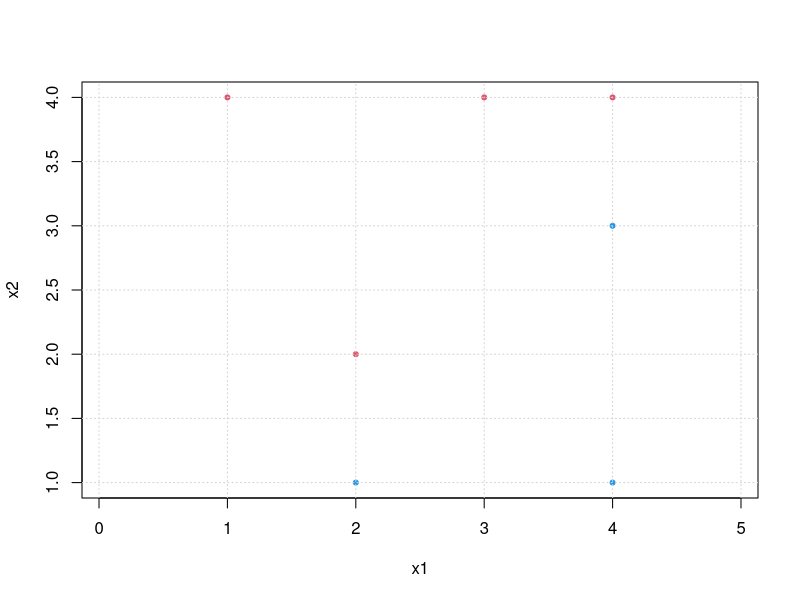
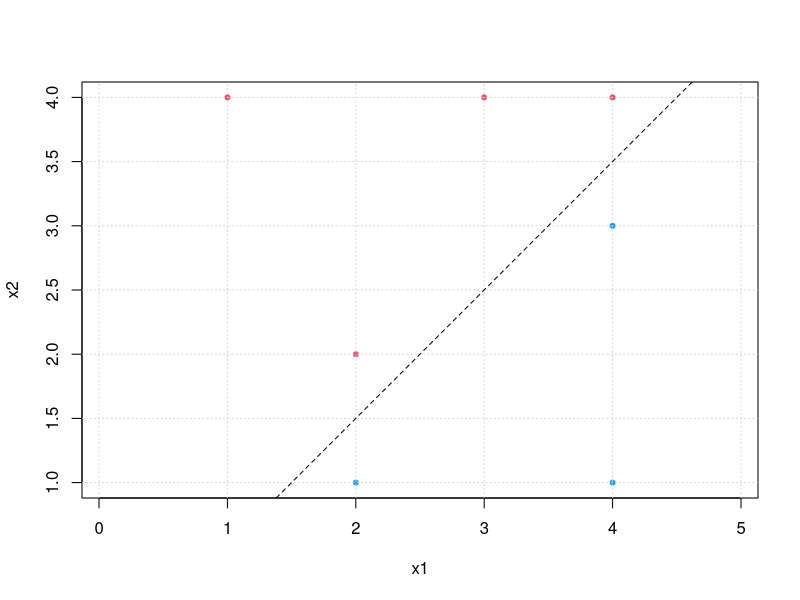
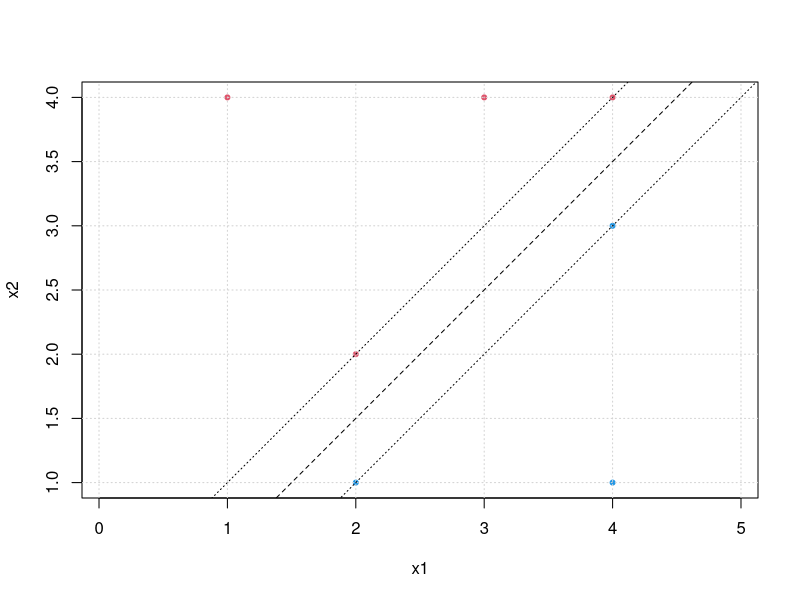
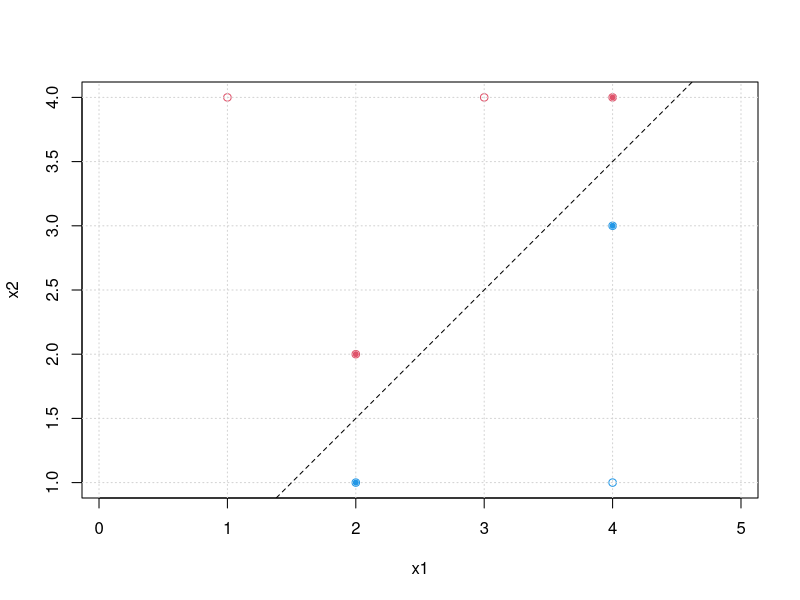
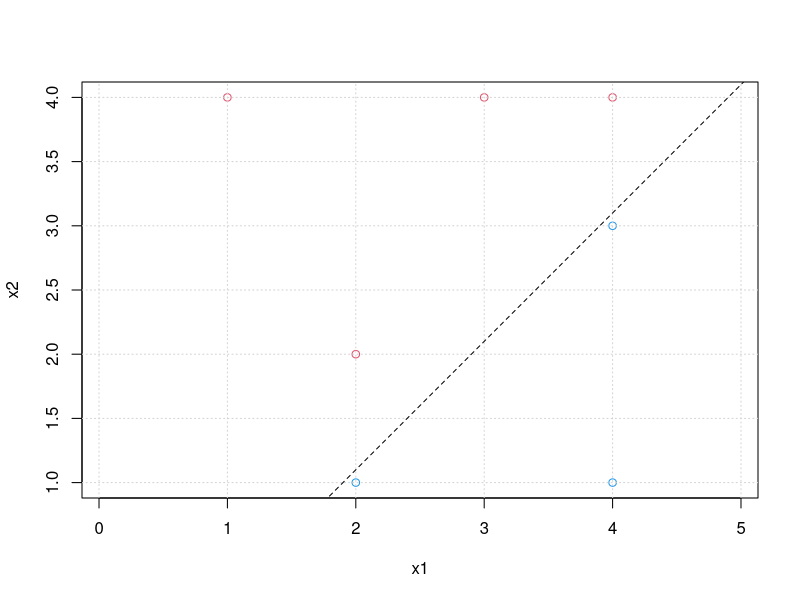
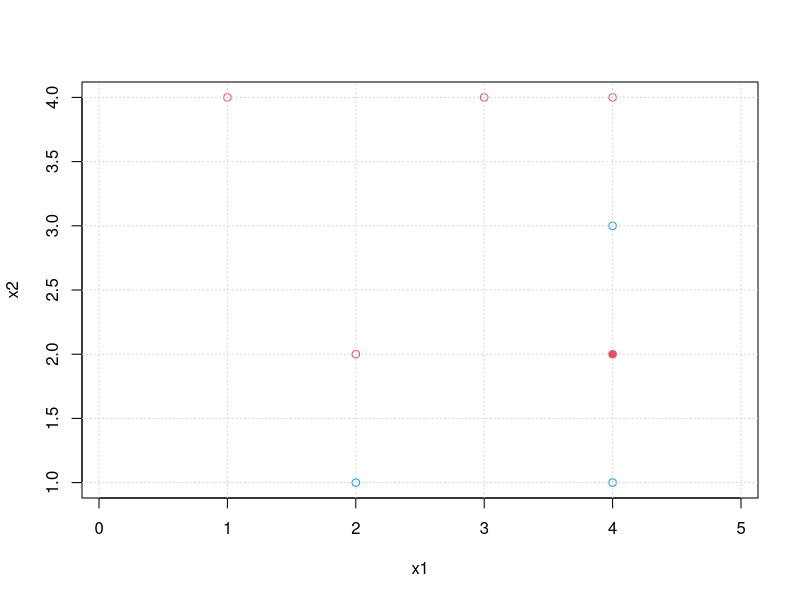

Generate these figures, in order, with R:
## ---- chunk 1
knitr::opts_chunk$set(echo = TRUE)
## ---- chunk 2
x1<-c(3,2,4,1,2,4,4)
x2<-c(4,2,4,4,1,3,1)
y<-c(rep(2,4),rep(4,3))

plot(x1,x2,col=y,pch=20, asp=1)
grid()
## ---- chunk 3
plot(x1,x2,col=y,pch=20, asp=1)
grid()
abline(a=-0.5,b=1, lty="dashed")
## ---- chunk 4
plot(x1,x2,col=y,pch=20,asp=1)
grid()
abline(a=-0.5,b=1, lty="dashed")
abline(a=0,b=1, lty="dotted")
abline(a=-1,b=1, lty="dotted")
## ---- chunk 5
which(x1%in%c(2,4))
which(x2%in%c(1,2,3,4))
## ---- chunk 6
plot(x1,x2,col=y,pch=1,asp=1)
grid()
abline(a=-0.5,b=1, lty="dashed")
points(x1[c(2,3,5,6)],x2[c(2,3,5,6)], col=y[c(2,3,5,6)], pch=20)
## ---- chunk 7
plot(x1,x2,col=y,pch=1,asp=1)
grid()
abline(a=-0.9,b=1, lty="dashed")
## ---- chunk 8
plot(x1,x2,col=y,pch=1,asp=1)
grid()
points(c(4),c(2),col=2,pch=19) #additional point

